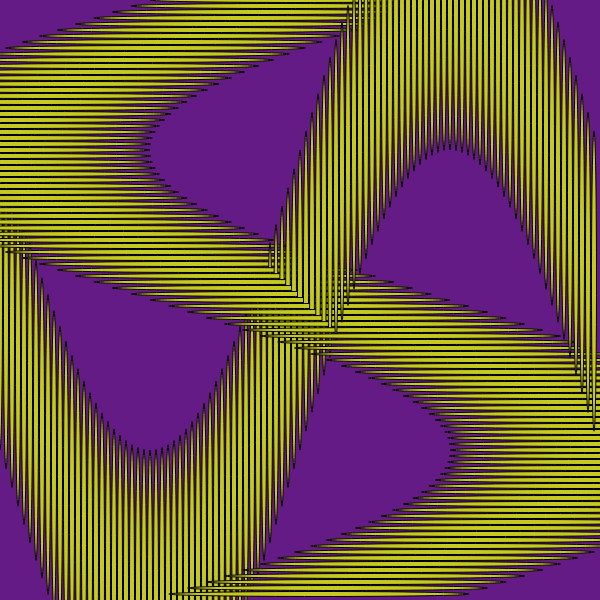
Frame 1 (no input)
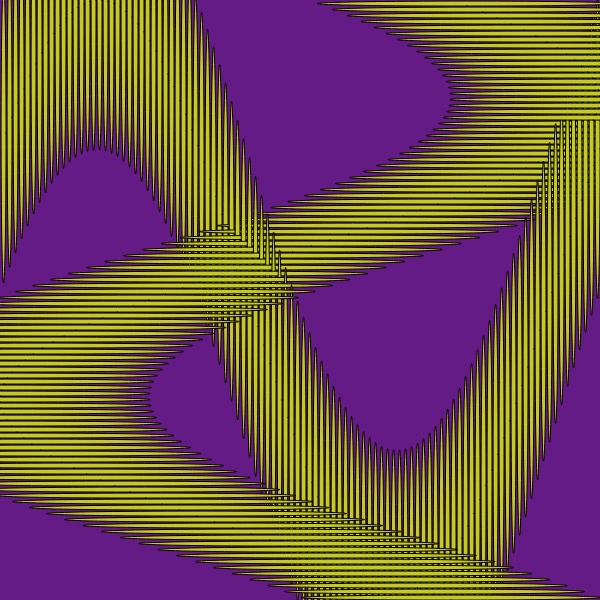
Frame 60 (no input)
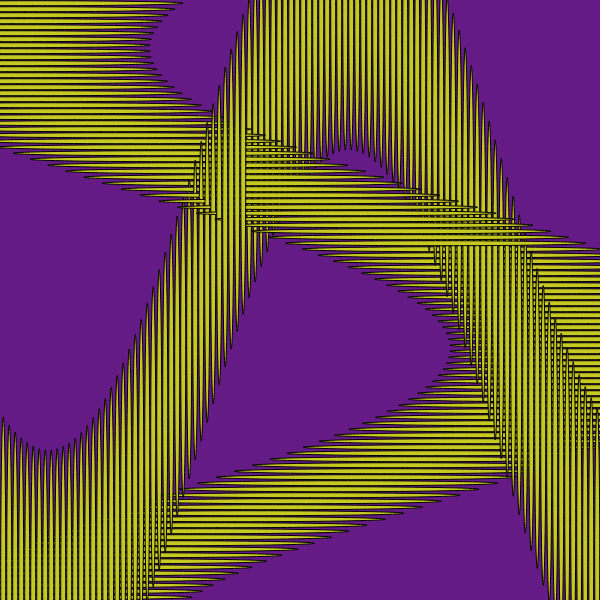
Frame 120 (the mouse pressed at the canvas centre since frame 60)

The p5.js sketch that drew these frames (run headless with seeded random() and noise() and a simulated clock; from frame 60 on, the mouse is pressed at the canvas centre):

// p5.js sketch
// ── sketch.js
// sine waves from both axis, purple, yellow color pallete
var x = 0.0;
var dx;

var num_dots = 100.0;
var spacing;
var speed = 200.0;

function setup() {
	createCanvas(600, 600);
	spacing = width/num_dots;
	dx = (2.0*PI)/width;
}

function draw() {
	background(100, 27, 134);

	translate(0, height/2);
	for (i = 0; i < num_dots; i++) {
		fill(197, 201, 33);
		push();
		ellipse((i*spacing+x)%width,-width/2*sin(dx*(x-i*spacing)), 5, width/2);
		translate(width/2, -height/2);
		rotate(PI/2);
		ellipse((i*spacing+x)%width, -width/2*sin(dx*(x-i*spacing)), 5, width/2);
		pop();
	}

	x += speed*dx;
	if (x > width) x = 0.0;
}
